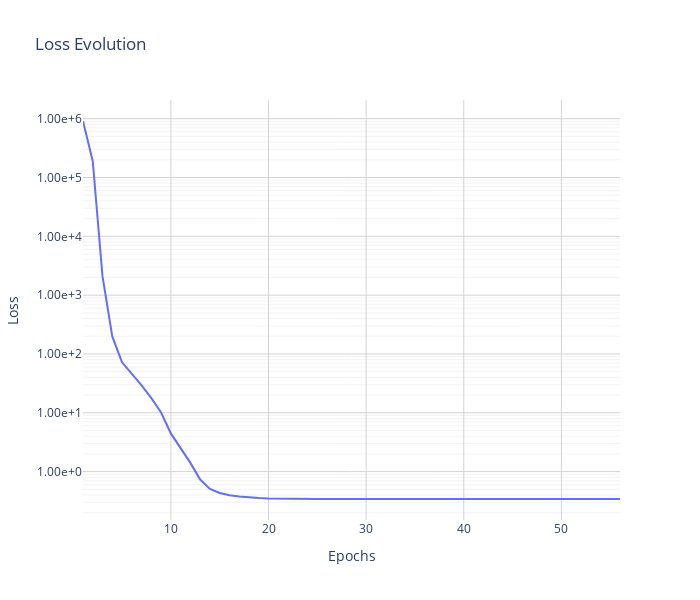

Here is the notebook cell this chart was saved with:
### Code cell
import plotly.graph_objects as go
import os

fig = go.Figure()

fig.add_trace(go.Scatter(
    x=epochs, 
    y=loss, 
    mode='lines', 
    name='Training Loss'
))

fig.update_layout(
    title="Loss Evolution",
    xaxis_title="Epochs",
    yaxis_title="Loss",
    yaxis_type="log",  
    template="plotly_white",  
    hovermode="x unified", 
    width=700,   
    height=600,  
    yaxis=dict(
        tickformat=".2e",      
        exponentformat="e",    
        dtick = 1,
        # showexponent="all"     
        minor=dict(
            showgrid=True,          
            gridwidth=0.8,          # Slightly thinner 
            # gridcolor='WhiteSmoke', 
            tickmode="auto"         
        )
    )
    
)

fig.update_xaxes(showgrid=True, gridwidth=1, gridcolor='LightGray')
fig.update_yaxes(showgrid=True, gridwidth=1, gridcolor='LightGray')

# Save the plot (saving as html keeps it interactive) 
save_name = "loss.html"
save_path = os.path.join(save_folder, save_name)
fig.write_html(save_path)

Optional: fig.show()

### Figure 1 — Plotly figure (JSON) as saved in the notebook; plotly's stock layout.template omitted (floating-point values rounded to 4 significant figures)
{"data": [{"mode": "lines", "name": "Training Loss", "type": "scatter", "x": [1, 2, 3, 4, 5, 6, 7, 8, 9, 10, 11, 12, 13, 14, 15, 16, 17, 18, 19, 20, 21, 22, 23, 24, 25, 26, 27, 28, 29, 30, 31, 32, 33, 34, 35, 36, 37, 38, 39, 40, 41, 42, 43, 44, 45, 46, 47, 48, 49, 50, 51, 52, 53, 54, 55, 56], "y": [913000.0, 189600.0, 2083.0, 198.8, 72.17, 45.95, 29.14, 17.73, 10.11, 4.461, 2.567, 1.408, 0.7344, 0.509, 0.4336, 0.3978, 0.3768, 0.3635, 0.3554, 0.3504, 0.3474, 0.3455, 0.3445, 0.3439, 0.3436, 0.3433, 0.343, 0.3428, 0.3427, 0.3426, 0.3425, 0.3424, 0.3424, 0.3424, 0.3424, 0.3423, 0.3423, 0.3423, 0.3423, 0.3423, 0.3423, 0.3423, 0.3423, 0.3423, 0.3423, 0.3423, 0.3423, 0.3423, 0.3423, 0.3423, 0.3423, 0.3423, 0.3423, 0.3423, 0.3423, 0.3423]}], "layout": {"height": 600, "hovermode": "x unified", "title": {"text": "Loss Evolution"}, "width": 700, "xaxis": {"gridcolor": "LightGray", "gridwidth": 1, "showgrid": true, "title": {"text": "Epochs"}}, "yaxis": {"dtick": 1, "exponentformat": "e", "gridcolor": "LightGray", "gridwidth": 1, "minor": {"gridwidth": 0.8, "showgrid": true, "tickmode": "auto"}, "showgrid": true, "tickformat": ".2e", "title": {"text": "Loss"}, "type": "log"}}}
